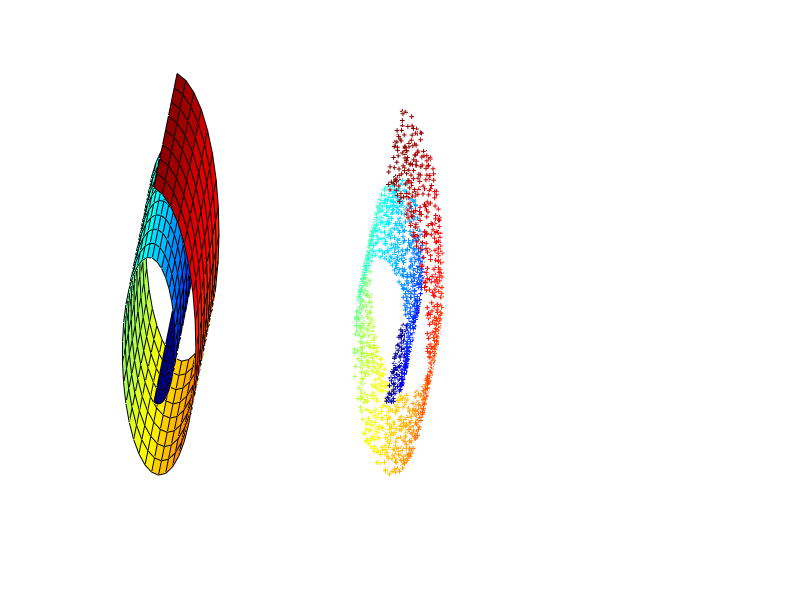

Here is the MATLAB script that generated this plot: (Note: this script raises an error after producing the figure.)
% SWISS ROLL DATASET
N=2000;
K=12;
d=2; 

clf; colormap jet; set(gcf,'Position',[200,400,620,200]);

tt0 = (3*pi/2)*(1+2*[0:0.02:1]); hh = [0:0.125:1]*30;
xx = (tt0.*cos(tt0))'*ones(size(hh));
yy = ones(size(tt0))'*hh;
zz = (tt0.*sin(tt0))'*ones(size(hh));
cc = tt0'*ones(size(hh));

subplot(1,3,1); cla;
surf(xx,yy,zz,cc);
view([12 20]); grid off; axis off; hold on;
lnx=-5*[3,3,3;3,-4,3]; lny=[0,0,0;32,0,0]; lnz=-5*[3,3,3;3,3,-3];
lnh=line(lnx,lny,lnz);
set(lnh,'Color',[1,1,1],'LineWidth',2,'LineStyle','-','Clipping','off');
axis([-15,20,0,32,-15,15]);

tt = (3*pi/2)*(1+2*rand(1,N));  height = 21*rand(1,N);
X = [tt.*cos(tt); height; tt.*sin(tt)];

subplot(1,3,2); cla;
scatter3(X(1,:),X(2,:),X(3,:),12,tt,'+');
view([12 20]); grid off; axis off; hold on;
lnh=line(lnx,lny,lnz);
set(lnh,'Color',[1,1,1],'LineWidth',2,'LineStyle','-','Clipping','off');
axis([-15,20,0,32,-15,15]); drawnow;

[Y, W, E] = lle(X,K,d);

subplot(1,3,3); cla;
scatter(Y(1,:),Y(2,:),12,tt,'+');
grid on;
set(gca,'XTick',[]); set(gca,'YTick',[]); 
fprintf("enter");
pause;
        
save -ascii -double "X_matlab.csv" X;
save -ascii -double "W_matlab.csv" W;
save -ascii -double "Y_matlab.csv" Y;
save -ascii -double "E_matlab.csv" E;
fprintf(1, 'Done.\n');
